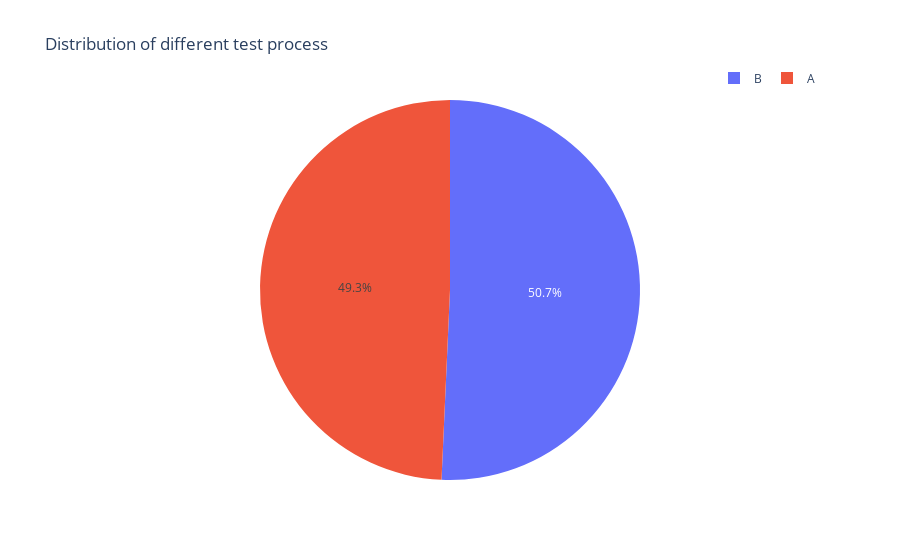

This figure's notebook cell:
### Markdown cell above
### Evaluate data

### Code cell
# Pie chart

fig = px.pie(df, names='test', title='Distribution of different test process')
fig.update_layout(legend=dict(orientation="h",
                              yanchor="bottom",
                              y=1.02,
                              xanchor="right",
                              x=1))
fig.show()

### Figure 1 — Plotly figure (JSON) as saved in the notebook; plotly's stock layout.template omitted (floating-point values rounded to 4 significant figures; data arrays with more than 128 entries replaced by an {"elided": "..."} marker saying what was removed)
{"data": [{"domain": {"x": [0, 1], "y": [0, 1]}, "hovertemplate": "test=%{label}<extra></extra>", "labels": {"elided": "10000 str values"}, "legendgroup": "", "name": "", "showlegend": true, "type": "pie"}], "layout": {"legend": {"orientation": "h", "tracegroupgap": 0, "x": 1, "xanchor": "right", "y": 1.02, "yanchor": "bottom"}, "title": {"text": "Distribution of different test process"}}}
